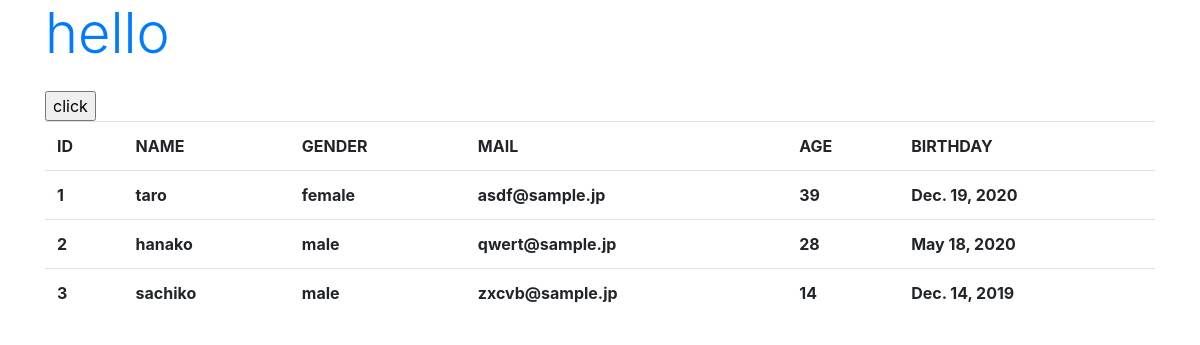
/hello/, run on an earlier commit of the app's database.
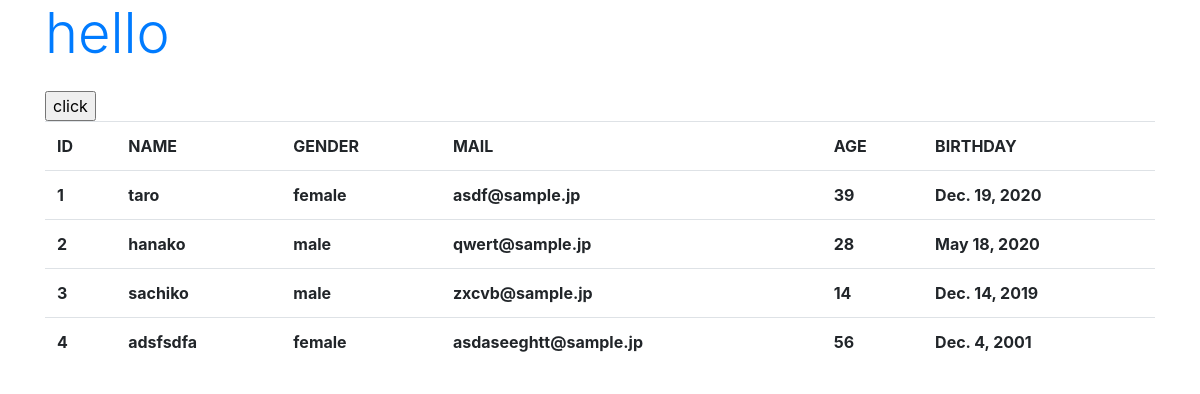
And on a later commit of the database.
### hello/models.py (models this page shows, shortened)
class Friend(models.Model):
    name = models.CharField(max_length = 100)
    mail = models.EmailField(max_length = 200)
    gender = models.BooleanField()
    age = models.IntegerField(default = 0)
    birthday = models.DateField()

### hello/views.py (the view)
# urls.py: path('', views.index, name = 'index'),
def index(request):
    params = {
        'title': 'hello',
        'create': 'アカウント作成',
        'data': Friend.objects.all()
    }
    return render(request, 'hello/index.html', params)

### hello/templates/hello/index.html (shortened to what this page needs)
{% load static %}
<!DOCTYPE html>
<html lang="ja">
<head>
    <link rel="stylesheet" href="https://stackpath.bootstrapcdn.com/bootstrap/4.5.0/css/bootstrap.min.css">
</head>
<body class="container">
    <h1 class="display-4 text-primary mb-4">{{title}}</h1>
    <form action="{% url 'index' %}" method="POST">
        <input type="submit" value="click">
    </form>
    <table class="table">
        <tr>
            <th>ID</th>
            <th>NAME</th>
            <th>GENDER</th>
            <th>MAIL</th>
            <th>AGE</th>
            <th>BIRTHDAY</th>
        </tr>
        {% for item in data %}
            <tr>
                <th>{{item.id}}</th>
                <th>{{item.name}}</th>
                <th>
                    {% if item.gender == False %}male{% endif %}
                    {% if item.gender == True %}female{% endif %}
                </th>
                <th>{{item.mail}}</th>
                <th>{{item.age}}</th>
                <th>{{item.birthday}}</th>
            </tr>
        {% endfor %}
    </table>
</body>
</html>

What changed in the data, as far as the page shows it:
added Friend: id "4", name "adsfsdfa", gender "female", mail "asdaseeghtt@sample.jp", age "56", birthday "Dec. 4, 2001"
